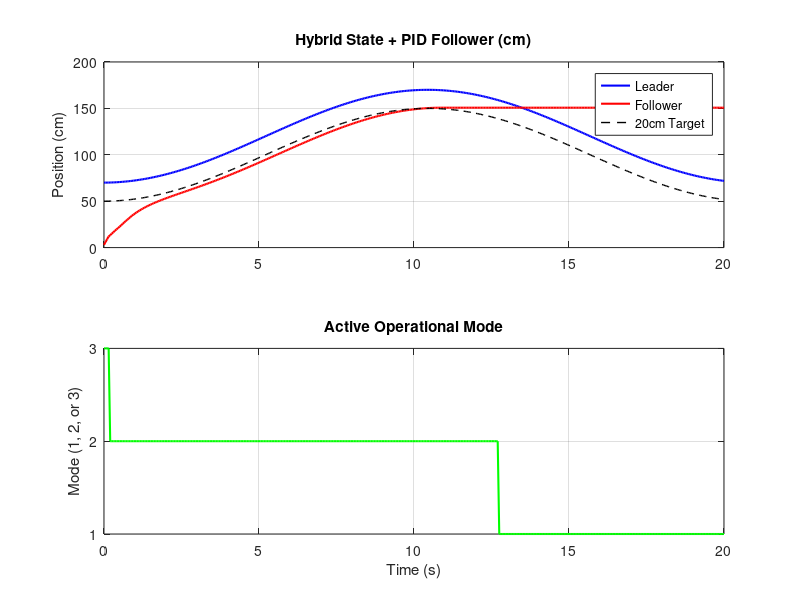

Here is the MATLAB script that generated this plot:

% --- 3-Mode Hybrid Leader-Follower Setup (Centimeters) ---
dt = 0.05;         
t = 0:dt:20;       

% Normal PID Gains for Mode 2 (You will tune these)
Kp = 2.0; 
Ki = 0.05; 
Kd = 0.5;

E_sum = 0; 
E_prev = 0;
d_desired = 20;    % Target distance in Mode 2 (cm)

% Robot Specs
max_normal_speed = 30; % Max speed in Mode 2 (cm/s)
burst_speed = 60;      % High speed for Mode 3 (cm/s)

% Initial States [Position in cm]
follower_x = 0;    
leader_x = 70;     % Start far away to test Mode 3

follower_history = zeros(1, length(t));
leader_history = zeros(1, length(t));
mode_history = zeros(1, length(t)); % To track which mode is active

for i = 1:length(t)
    % 1. Simulate Leader Movement (moves away, then comes back)
    leader_vel = 15 * sin(0.3 * t(i)); 
    leader_x = leader_x + leader_vel * dt;
    
    % 2. Calculate Actual Distance
    current_distance = leader_x - follower_x;
    
    % --- THE 3-MODE HYBRID LOGIC ---
    if current_distance <= 8
        % MODE 1: Collision Avoidance (Stop)
        follower_vel = 0;
        E_sum = 0; % Prevent integral windup while stopped!
        current_mode = 1;
        
    elseif current_distance >= 60
        % MODE 3: High-Speed Catch-up
        follower_vel = burst_speed;
        E_sum = 0; % Reset integral so it enters Mode 2 cleanly
        current_mode = 3;
        
    else
        % MODE 2: PID Control (Smooth regulation around 20cm)
        error = current_distance - d_desired;
        
        E_sum = E_sum + error * dt;                  
        deriv = (error - E_prev) / dt;               
        
        follower_vel = (Kp * error) + (Ki * E_sum) + (Kd * deriv);
        E_prev = error;
        
        % Clamp to normal motor speed limit
        follower_vel = max(min(follower_vel, max_normal_speed), -max_normal_speed);
        current_mode = 2;
    end
    
    % 3. Update Follower Position (Kinematics)
    % Prevent the robot from driving backwards if the leader gets too close
    follower_vel = max(0, follower_vel); 
    
    follower_x = follower_x + follower_vel * dt;
    
    % Store for plotting
    leader_history(i) = leader_x;
    follower_history(i) = follower_x;
    mode_history(i) = current_mode;
end

% --- Plotting ---
figure;
subplot(2,1,1);
plot(t, leader_history, 'b', 'LineWidth', 1.5); hold on;
plot(t, follower_history, 'r', 'LineWidth', 1.5);
plot(t, leader_history - d_desired, 'k--', 'LineWidth', 1);
title('Hybrid State + PID Follower (cm)');
ylabel('Position (cm)');
legend('Leader', 'Follower', '20cm Target');
grid on;

subplot(2,1,2);
plot(t, mode_history, 'g', 'LineWidth', 1.5);
title('Active Operational Mode');
xlabel('Time (s)'); ylabel('Mode (1, 2, or 3)');
yticks([1 2 3]);
grid on;
